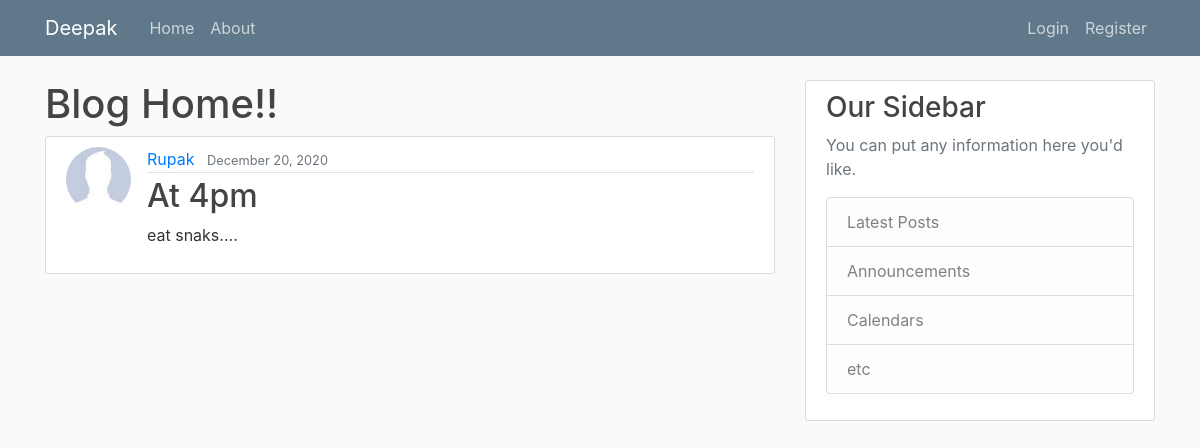
/post/74/, run on the app's committed database.
### blog/models.py (models this page shows, shortened)
class Post(models.Model):
    title=models.CharField(max_length=100)
    content=models.TextField()
    date_posted=models.DateTimeField(default=timezone.now)
    author=models.ForeignKey(User, on_delete=models.CASCADE)

### users/models.py (models this page shows, shortened)
class Profile(models.Model):
    user=models.OneToOneField(User, on_delete=models.CASCADE)
    image=models.ImageField(default='default.jpg', upload_to='profile_pics')

### blog/views.py (the view)
# urls.py: path('post/<int:pk>/', PostDetailView.as_view(),name='post-detail'),
class PostDetailView(DetailView):
    model=Post

### blog/templates/blog/post_detail.html (shortened to what this page needs)
{% extends 'blog/base.html'%}
{%block content%}
    <h1>Blog Home!!</h1>
        <article class="media content-section">
            <img src="{{object.author.profile.image.url}}" class="rounded-circle article-img">
            <div class="media-body">
            <div class="article-metadata">
                <a class="mr-2" href="#">{{ object.author }}</a>
                <small class="text-muted">{{ object.date_posted|date:'F d, Y' }}</small>
            </div>
            <h2 class="article-title" href="#">{{ object.title }}</h2>
            <p class="article-content">{{ object.content }}</p>
            </div>
        </article>
{%endblock content%}

### blog/static/blog/main.css (style rules this page uses)
body { background: #fafafa; color: #333333; margin-top: 5rem; }
h1, h2, h3, h4, h5, h6 { color: #444444; }
.content-section { background: #ffffff; padding: 10px 20px; border: 1px solid #dddddd; border-radius: 3px; margin-bottom: 20px; }
.article-title { color: #444444; }
.article-content { white-space: pre-line; }
.article-img { height: 65px; width: 65px; margin-right: 16px; }
.article-metadata { padding-bottom: 1px; margin-bottom: 4px; border-bottom: 1px solid #e3e3e3 }

### data on the page
Post: author.profile.image (placeholder picture), author "Rupak", date_posted "December 20, 2020", title "At 4pm", content "eat snaks...."
